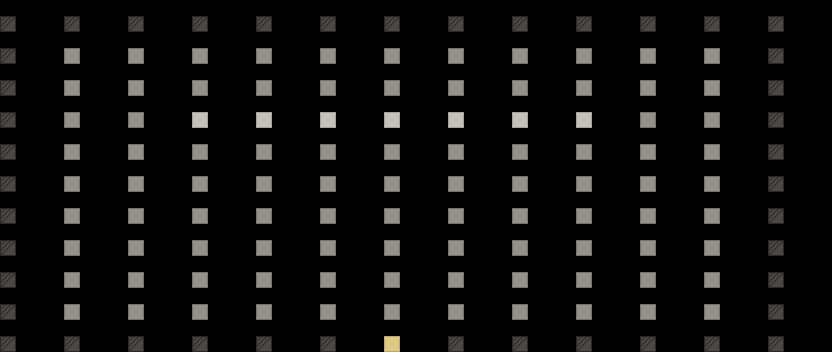

The image is a tile-based game level rendered from a .tmx file. Its description and complete source (layers, tilesets, objects, tile grids) follow:
An orthogonal 13x11 tile map with 64x32 px tiles, 1 tile layer (suelo).

<map version="1.10" tiledversion="1.10.2" orientation="orthogonal" renderorder="right-down" width="13" height="11" tilewidth="64" tileheight="32" infinite="0" nextlayerid="2" nextobjectid="1">
 <tileset firstgid="1" name="ciudad" tilewidth="16" tileheight="16" tilecount="36" columns="6">
  <image source="../textures/ciudad_tileset.png" width="96" height="96" />
  <tile id="1">
   <properties>
    <property name="collision" type="bool" value="true" />
   </properties>
  </tile>
 </tileset>
 <layer id="1" name="suelo" width="13" height="11">
  <data encoding="csv">
2,2,2,2,2,2,2,2,2,2,2,2,2,
2,24,24,24,24,24,24,24,24,24,24,24,2,
2,24,24,24,24,24,24,24,24,24,24,24,2,
2,24,24,5,5,5,5,5,5,5,24,24,2,
2,24,24,24,24,24,24,24,24,24,24,24,2,
2,24,24,24,24,24,24,24,24,24,24,24,2,
2,24,24,24,24,24,24,24,24,24,24,24,2,
2,24,24,24,24,24,24,24,24,24,24,24,2,
2,24,24,24,24,24,24,24,24,24,24,24,2,
2,24,24,24,24,24,24,24,24,24,24,24,2,
2,2,2,2,2,2,23,2,2,2,2,2,2
</data>
 </layer>
</map>
